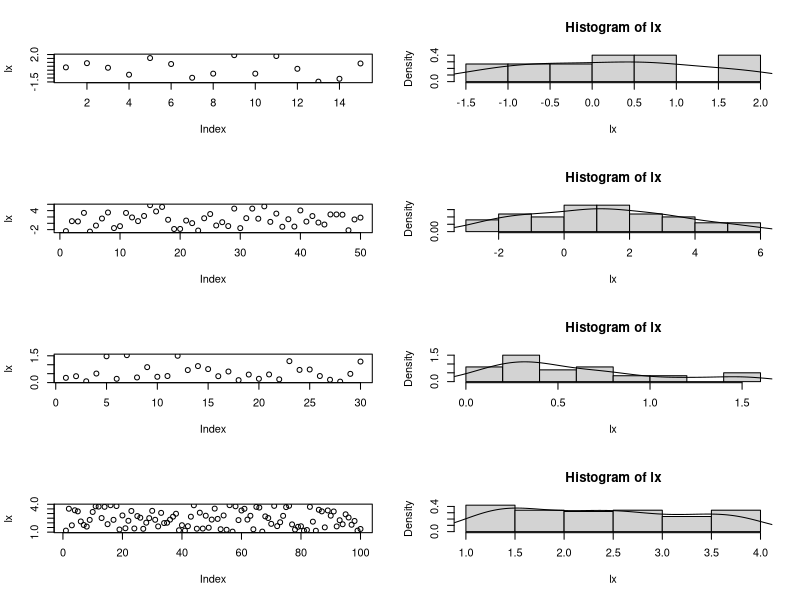

R code for this plot:
a <- rnorm(15, 0, 1)
b <- rnorm(50, 1, sqrt(5))
c <- rexp(30, 2)
d <- runif(100, 1, 4)

l <- list(a, b, c, d)

par(mfrow = c(length(l), 2))

for (lx in l) {
    mean <- round(mean(lx), 3)
    var <- round(var(lx), 3)
    sd <- round(sd(lx), 3)
    print(paste("mean = ", mean, "var = ", var, "sd = ", sd))
    plot(lx)
    hist(lx, probability = TRUE)
    lines(density(lx))
}
